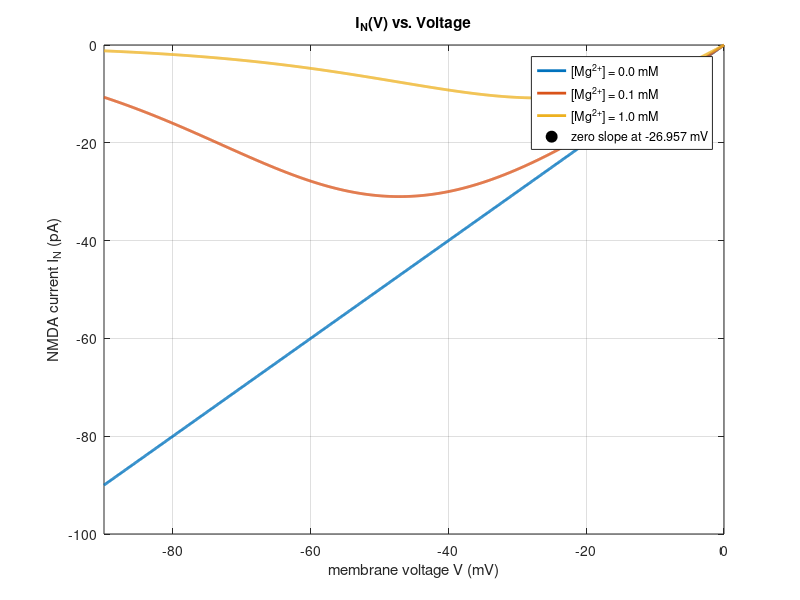

MATLAB code for this plot:
% 2c: numerically compute the voltage where the slope vanishes and plot
% I_N(V) over the specified interval

V0 = 16.13; % mV
EN = 0; % mV
Mg = 1; % mM

B = @(V) 1 ./ (1 + (Mg/3.57).*exp(-V./V0));

% brackets in dI_N/dV
dIdV_factor = @(V) 1 + ((V - EN) .* (1 - B(V))) ./ V0;

% compute slope zero
V_zero = fzero(dIdV_factor, [-90 0]);

fprintf('Slope vanishes at V = %.3f mV\n', V_zero);


clear;
clc;
close all;

V0 = 16.13; % mV
EN = 0; % mV
gbar = 1; % nS

Mg_values = [0, 0.1, 1]; % mM
V = linspace(-90, 0, 1000); % mV

figure;
hold on;

for Mg = Mg_values

    B = 1 ./ (1 + (Mg/3.57).*exp(-V./V0));

    % NMDA current
    % nS * mV = pA
    IN = gbar .* B .* (V - EN);

    plot(V, IN, 'LineWidth', 2, 'DisplayName', sprintf('[Mg^{2+}] = %.1f mM', Mg));

end

% Find slope-zero voltage for Mg = 1 mM
Mg = 1;

Bfun = @(V) 1 ./ (1 + (Mg/3.57).*exp(-V./V0));
dIdV_factor = @(V) 1 + ((V - EN).*(1 - Bfun(V)))./V0;

V_zero = fzero(dIdV_factor, [-90 0]);

% current at the slope-zero point
B_zero = Bfun(V_zero);
I_zero = gbar .* B_zero .* (V_zero - EN);
plot(V_zero, I_zero, 'ko', 'MarkerSize', 8, 'MarkerFaceColor', 'k',  'DisplayName', sprintf('zero slope at %.3f mV', V_zero));

% Plot formatting
xlabel('membrane voltage V (mV)');
ylabel('NMDA current I_N (pA)');
title('I_N(V) vs. Voltage');

legend('Location', 'best');
grid on;
box on;

xlim([-90 0]);

hold off;

fprintf('For [Mg2+] = 1 mM:\n');
fprintf('dI_N/dV = 0 at V = %.3f mV\n', V_zero);
